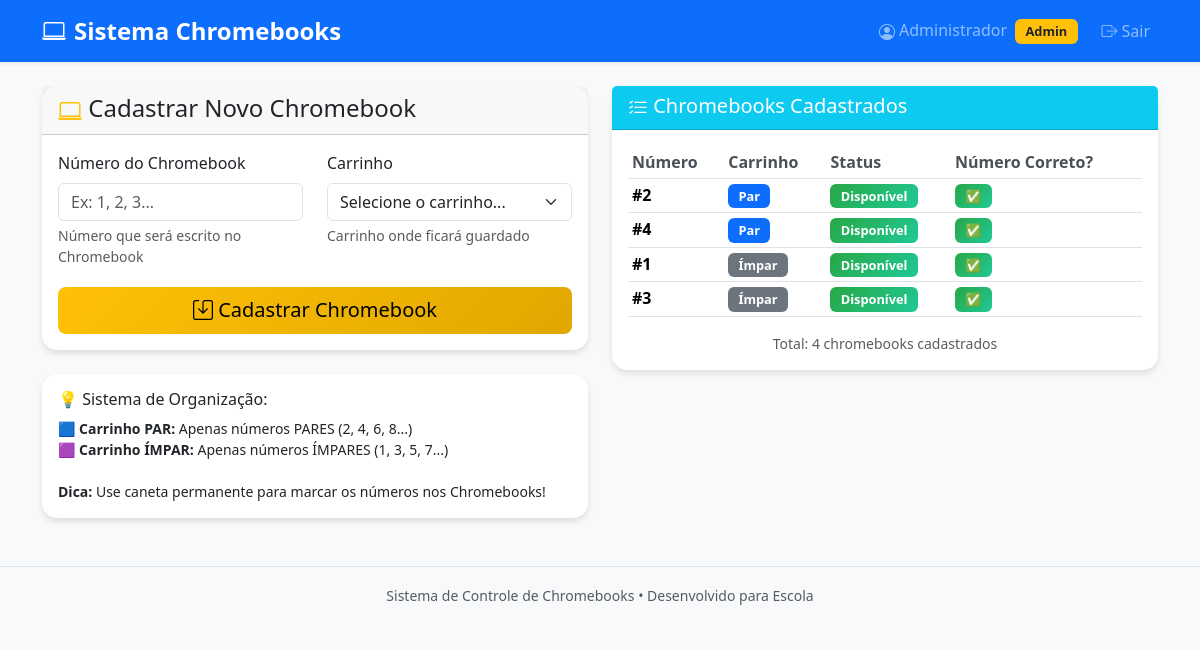
Page /cadastro_chromebook (signed in) on the committed database.
### tables this page shows
CREATE TABLE usuarios (
                id INTEGER PRIMARY KEY AUTOINCREMENT,
                username TEXT UNIQUE NOT NULL,
                senha TEXT NOT NULL,
                nome TEXT NOT NULL
            );

CREATE TABLE chromebooks (
                id INTEGER PRIMARY KEY AUTOINCREMENT,
                numero INTEGER UNIQUE NOT NULL,
                carrinho TEXT NOT NULL,
                status TEXT DEFAULT 'Disponível',
                aluno_emprestado TEXT,
                data_emprestimo TEXT,
                professor_emprestimo TEXT
            , turma_aluno TEXT);

### app.py (the view, shortened to what this page needs)
@app.route('/cadastro_chromebook', methods=['GET', 'POST'])
@login_required
def cadastro_chromebook():
    if not current_user.is_admin:
        flash('Acesso restrito a administradores!', 'danger')
        return redirect(url_for('dashboard'))
    chromebooks = db.obter_todos_chromebooks()
    return safe_render("cadastro_chromebook.html", chromebooks=chromebooks)

### app.py (called while the page is built)
@login_manager.user_loader
def load_user(user_id):
    user_data = db.buscar_usuario_por_id(user_id)
    if user_data:
        return User(user_data)
    return None

def safe_render(template_name, **context):
    try:
        return render_template(template_name, **context)
    except TemplateNotFound:
        fallback = f"""
        <html><head><meta charset="utf-8"><title>Fallback - {template_name}</title></head>
        <body>
        <h2>Template ausente: {template_name}</h2>
        <p>Context: {context.keys()}</p>
        <p><a href="/">Voltar</a></p>
        </body></html>
        """
        return fallback

### database.py (called while the page is built)
    def get_connection(self):
        return sqlite3.connect(self.db_name)

    def buscar_usuario_por_id(self, user_id):
        conn = self.get_connection()
        cursor = conn.cursor()
        cursor.execute("SELECT id, username, nome FROM usuarios WHERE id = ?", (user_id,))
        row = cursor.fetchone()
        conn.close()
        if not row:
            return None
        user_id, username_db, nome = row
        return {'id': user_id, 'username': username_db, 'nome': nome, 'is_admin': (username_db.lower() == 'admin')}

    def obter_todos_chromebooks(self):
        conn = self.get_connection()
        cursor = conn.cursor()
        cursor.execute("PRAGMA table_info(chromebooks)")
        colunas = [col[1] for col in cursor.fetchall()]
        if 'turma_aluno' in colunas:
            cursor.execute("SELECT numero, carrinho, status, aluno_emprestado, turma_aluno, professor_emprestimo, data_emprestimo FROM chromebooks ORDER BY carrinho, numero")
        else:
            cursor.execute("SELECT numero, carrinho, status, aluno_emprestado, NULL as turma_aluno, professor_emprestimo, data_emprestimo FROM chromebooks ORDER BY carrinho, numero")
        r = cursor.fetchall()
        conn.close()
        return r

### templates/cadastro_chromebook.html (shortened to what this page needs)
{% extends "base.html" %}
{% block content %}
<div class="row">
    <div class="col-md-6">
        <div class="card">
            <div class="card-header">
                <h4 class="card-title mb-0">
                    <i class="bi bi-laptop text-warning"></i> Cadastrar Novo Chromebook
                </h4>
            </div>
            <div class="card-body">
                <form method="POST" id="cadastroForm">
                    <div class="row">
                        <div class="col-md-6 mb-3">
                            <label for="numero" class="form-label">Número do Chromebook</label>
                            <input type="number" class="form-control" id="numero"
                                   name="numero" required min="1"
                                   placeholder="Ex: 1, 2, 3...">
                            <div class="form-text">Número que será escrito no Chromebook</div>
                        </div>
                        <div class="col-md-6 mb-3">
                            <label for="carrinho" class="form-label">Carrinho</label>
                            <select class="form-select" id="carrinho" name="carrinho" required>
                                <option value="">Selecione o carrinho...</option>
                            </select>
                            <div class="form-text">Carrinho onde ficará guardado</div>
                        </div>
                    </div>
                    <button type="submit" class="btn btn-warning btn-lg w-100" id="submitBtn">
                        <i class="bi bi-save"></i> Cadastrar Chromebook
                    </button>
                </form>
            </div>
        </div>
        <div class="card mt-4">
            <div class="card-body">
                <h6>💡 Sistema de Organização:</h6>
                <div class="small">
                    <strong>🟦 Carrinho PAR:</strong> Apenas números PARES (2, 4, 6, 8...)<br>
                    <strong>🟪 Carrinho ÍMPAR:</strong> Apenas números ÍMPARES (1, 3, 5, 7...)<br><br>
                    <strong>Dica:</strong> Use caneta permanente para marcar os números nos Chromebooks!
                </div>
            </div>
        </div>
    </div>
    <div class="col-md-6">
        <div class="card">
            <div class="card-header bg-info text-white">
                <h5 class="card-title mb-0">
                    <i class="bi bi-list-check"></i> Chromebooks Cadastrados
                </h5>
            </div>
            <div class="card-body">
                {% if chromebooks %}
                <div class="table-responsive">
                    <table class="table table-sm">
                        <thead>
                            <tr>
                                <th>Número</th>
                                <th>Carrinho</th>
                                <th>Status</th>
                                <th>Número Correto?</th>
                            </tr>
                        </thead>
                        <tbody>
                            {% for cb in chromebooks %}
                            <tr>
                                <td><strong>#{{ cb[0] }}</strong></td>
                                <td>
                                    <span class="badge bg-{{ 'primary' if cb[1] == 'Par' else 'secondary' }}">
                                        {{ cb[1] }}
                                    </span>
                                </td>
                                <td>
                                    <span class="badge bg-{{ 'success' if cb[2] == 'Disponível' else 'warning' }}">
                                        {{ cb[2] }}
                                    </span>
                                </td>
                                <td>
                                    {% if (cb[1] == 'Par' and cb[0] % 2 == 0) or (cb[1] == 'Ímpar' and cb[0] % 2 != 0) %}
                                        <span class="badge bg-success">✅</span>
                                    {% else %}
                                        <span class="badge bg-danger">❌</span>
                                    {% endif %}
                                </td>
                            </tr>
                            {% endfor %}
                        </tbody>
                    </table>
                </div>
                <div class="text-center text-muted small">
                    Total: {{ chromebooks|length }} chromebooks cadastrados
                </div>
                {% else %}
                <div class="text-center py-4">
                    <i class="bi bi-laptop display-1 text-muted"></i>
                    <h5 class="text-muted mt-3">Nenhum chromebook cadastrado</h5>
                    <p class="text-muted">Use o formulário ao lado para cadastrar os primeiros chromebooks.</p>
                </div>
                {% endif %}
            </div>
        </div>
    </div>
</div>
{% endblock %}

### templates/base.html (shortened to what this page needs)
<!DOCTYPE html>
<html lang="pt-BR">
<head>
  <link href="https://cdn.jsdelivr.net/npm/bootstrap@5.3.3/dist/css/bootstrap.min.css" rel="stylesheet">
  <link rel="stylesheet" href="https://cdn.jsdelivr.net/npm/bootstrap-icons@1.11.1/font/bootstrap-icons.css">
  <link href="{{ url_for('static', filename='style.css') }}" rel="stylesheet">
</head>
<body>
  <nav class="navbar navbar-expand-lg navbar-dark bg-primary shadow-sm">
    <div class="container">
      <a class="navbar-brand d-flex align-items-center gap-2" href="{{ url_for('dashboard') }}">
        <i class="bi bi-laptop"></i> <span>Sistema Chromebooks</span>
      </a>
      {% if current_user.is_authenticated %}
      <div class="navbar-nav ms-auto align-items-center">
        <span class="navbar-text me-3">
          <i class="bi bi-person-circle"></i> {{ current_user.nome }}
          {% if current_user.is_admin %}
            <span class="badge bg-warning text-dark ms-1">Admin</span>
          {% endif %}
        </span>
        <a class="nav-link d-flex align-items-center" href="{{ url_for('logout') }}">
          <i class="bi bi-box-arrow-right me-1"></i> Sair
        </a>
      </div>
      {% endif %}
    </div>
  </nav>
  <main class="container mt-4 mb-5">
    {% block content %}{% endblock %}
  </main>
  <footer class="bg-light text-center text-muted py-3 mt-auto border-top">
    <div class="container">
      <small>Sistema de Controle de Chromebooks • Desenvolvido para Escola</small>
    </div>
  </footer>
</body>
</html>

### static/style.css (style rules this page uses)
body { background-color: #f8f9fa; font-family: 'Segoe UI', Tahoma, Geneva, Verdana, sans-serif; }
.card { border: none; border-radius: 15px; box-shadow: 0 4px 6px rgba(0, 0, 0, 0.1); transition: transform 0.2s ease-in-out, box-shadow 0.2s ease-in-out; animation: fadeIn 0.5s ease-out; }
.btn { border-radius: 8px; font-weight: 500; transition: all 0.25s ease-in-out; }
.btn-warning { background: linear-gradient(135deg, #ffc107 0%, #e0a800 100%); border: none; }
.navbar-brand { font-weight: 600; font-size: 1.5rem; }
.table th { border-top: none; font-weight: 600; color: #495057; }
.badge { font-size: 0.8em; padding: 0.45em 0.8em; }
.badge.bg-success { background: linear-gradient(135deg, #28a745 0%, #20c997 100%) !important; }
.badge.bg-warning { color: #000; }
button.btn i, a.btn i { vertical-align: middle; position: relative; top: -1px; }
.bi { vertical-align: -.125em; }

### rows in the picture
usuarios: nome "Administrador"
chromebooks: numero "2", carrinho "Par", status "Disponível"
chromebooks: numero "4", carrinho "Par", status "Disponível"
chromebooks: numero "1", carrinho "Ímpar", status "Disponível"
chromebooks: numero "3", carrinho "Ímpar", status "Disponível"

### other values in the picture
{{ chromebooks|length }} "4"
